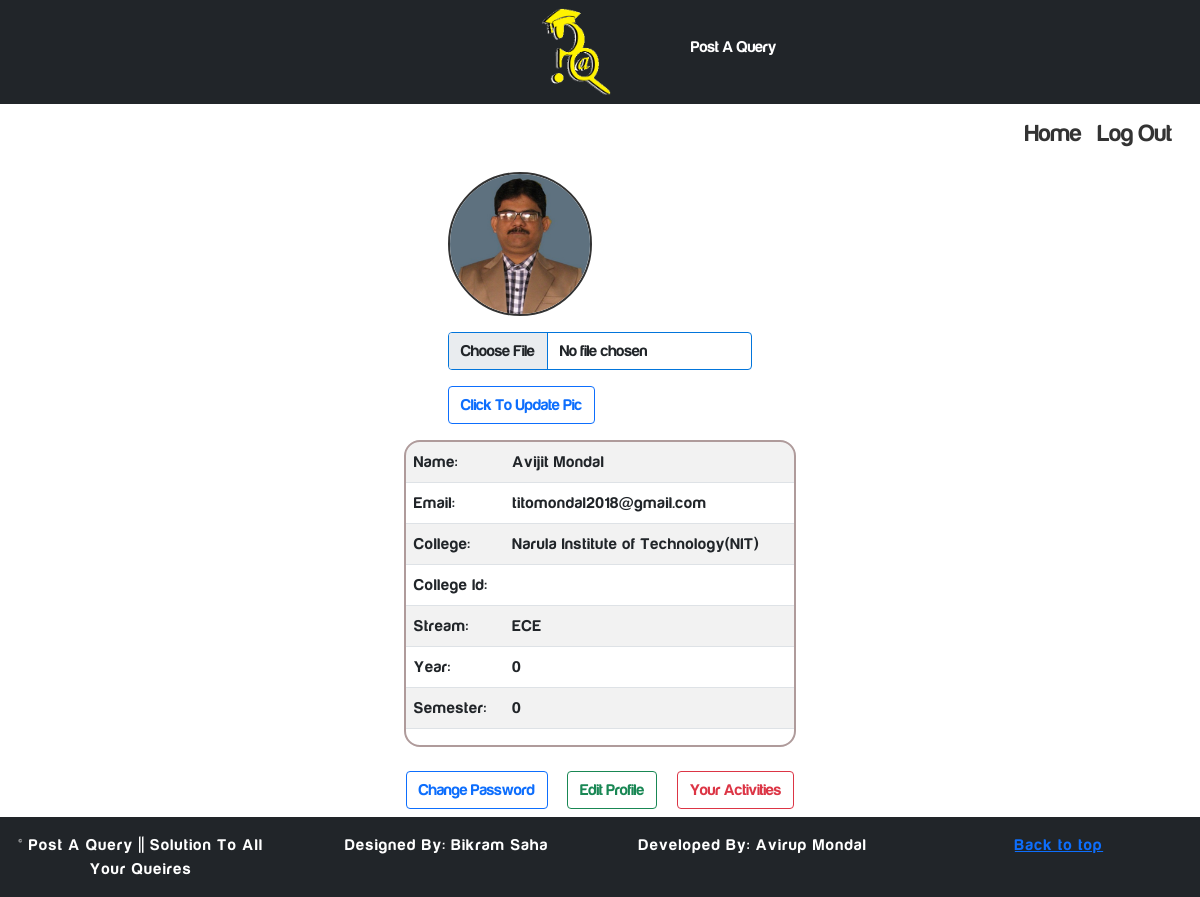
/user_profile.php?id=7 (signed in), run on the app's committed database.
### tables this page shows
CREATE TABLE `users` (
  `id` int(11) NOT NULL,
  `name` varchar(50) NOT NULL,
  `college_name` int(11) NOT NULL,
  `college_id` varchar(20) NOT NULL,
  `stream` int(200) NOT NULL,
  `year` int(11) NOT NULL,
  `semester` int(11) NOT NULL,
  `email` varchar(200) NOT NULL,
  `password` varchar(200) NOT NULL,
  `student` int(11) NOT NULL,
  `teacher` int(11) NOT NULL,
  `image` varchar(500) NOT NULL
);

CREATE TABLE `college_list` (
  `id` int(11) NOT NULL,
  `College_Name` varchar(1000) NOT NULL
);

CREATE TABLE `stream` (
  `Stream_Id` int(11) NOT NULL,
  `Stream` varchar(200) NOT NULL
);

CREATE TABLE `year` (
  `Year_Id` int(11) NOT NULL,
  `Year` int(11) NOT NULL,
  `Stream_Id` int(11) NOT NULL
);

CREATE TABLE `semester` (
  `Semester_Id` int(11) NOT NULL,
  `Semester` int(11) NOT NULL,
  `Year_Id` int(11) NOT NULL
);

### includes/function.php (called while the page is built)
<?php
function get_safe_data($con,$str){
    if($str!=''){
    $str=trim($str);
    return strip_tags(mysqli_real_escape_string($con,$str));
}
}
?>

### user_profile.php (the view, shortened to what this page needs)
<?php
include_once('includes/header.php');
	?>
	<?php
if(isset($_GET['id']) && $_GET['id']!='')
{
    $Id=get_safe_data($con,$_GET['id']);
}
    $sqli="Select users.*, stream.*,year.*,semester.*, college_list.* from users, stream, year, semester,college_list where users.id='$Id' and users.year=year.Year_Id and users.semester=semester.Semester_Id and users.college_name=college_list.id and users.stream=stream.Stream_Id ";
    $res=mysqli_query($con,$sqli);
        $row=mysqli_fetch_assoc($res);
        $student_name=$row['name'];
        $student_college_id=$row['college_id'];
        $student_college_name=$row['College_Name'];
        $student_semester=$row['Semester'];
        $student_year=$row['Year'];
        $student_stream=$row['Stream'];
        $student_email=$row['email'];
        $student_image=$row['image'];
?>
<div class="container-fluid">
    <div class="row">
       <div class="top">
            <h4 class="top_right" ><a href="login.php">Log Out</a></h4>
            <h4 class="top_right" ><a href="queries.php?id=<?php echo $Id ?>">Home</a></h4>
        </div>
    </div>
</div>
      <div class="container-fluid">
          <div class="row">
            <div class="user-block">
                <div class="user-img">
                    <img class="img-fluid" src="user_image/<?php echo $student_image ?>" alt="this is my image" >
                    <form method="post" enctype="multipart/form-data">
                    <input type="file" name="editimage" class="form-control" style="margin-top: 1rem; border: 1px #0275dB solid; margin-bottom:1rem" required>
                    <button type="submit" name="submit" class="btn btn-outline-primary" >Click To Update Pic</button>
                    </form>
                </div>
                <div class="user-info col-lg-4 table-responsive">
                    <table class="table table-striped">
                        <tbody>
                        <tr>
                            <th scope="col">Name: </th>
                            <td><?php echo $student_name;?></td>
                        </tr>
                        <tr>
                            <th scope="col">Email: </th>
                            <td><?php echo  $student_email;?></td>
                        </tr>
                        <tr>
                            <th scope="col">College: </th>
                            <td><?php echo  $student_college_name;?></td>
                        </tr>
                        <tr>
                            <th scope="col">College Id: </th>
                            <td><?php echo  $student_college_id;?></td>
                        </tr>
                        <tr>
                            <th scope="col">Stream: </th>
                            <td><?php echo  $student_stream;?></td>
                        </tr>
                        <tr>
                            <th scope="col">Year: </th>
                            <td><?php echo  $student_year;?></td>
                        </tr>
                        <tr>
                            <th scope="col">Semester: </th>
                            <td><?php echo  $student_semester;?></td>
                        </tr>
                    </tbody>
                    </table>
                </div>
                <div class="user-buttons">
                    <a class="btn btn-outline-primary" href="change_password.php?id=<?php echo $_SESSION['Id']; ?>"> Change Password</a>
                    <a class="btn btn-outline-success" href="user_edit_profile.php?id=<?php echo $_SESSION['Id']; ?>">Edit Profile</a>
                    <a class="btn btn-outline-danger" href="user_activities.php?id=<?php echo $Id ?>">Your Activities</a>
                </div>
            </div>
          </div>
      </div>
 <?php
 include_once('includes/footer.php');
 ?>
</body>
</html>

### final_style.css (style rules this page uses)
* { padding: 0; margin: 0; }
body { font-family: websitefont; box-sizing: border-box; height: 100%; display: flex; flex-direction: column; color: #333333; overflow-x: hidden; overflow-y: visible; }
.top { margin: 1rem 0; }
.top .top_right { float: right; padding-right: 1rem; text-decoration: none; margin-top: 0; }
.top .top_right a { color: #333333; text-decoration: none; }
.user-block { display: flex; justify-content: center; align-items: center; flex-direction: column; }
.user-block .user-img img { border: 2px #333333 solid; border-radius: 50%; width: 9rem; height: 9rem; }
.user-block .user-info { border: 2px #af9b9b solid; border-radius: 1rem; text-align: left; letter-spacing: 1px; margin: 1rem 0; }
.user-block .user-buttons a { background-color: none; margin:0.5rem; }

### data on the page
users: image (picture), name "Avijit Mondal", email "titomondal2018@gmail.com", college_list.College_Name "Narula Institute of Technology(NIT)", stream.Stream "ECE", year.Year "0", semester.Semester "0"
